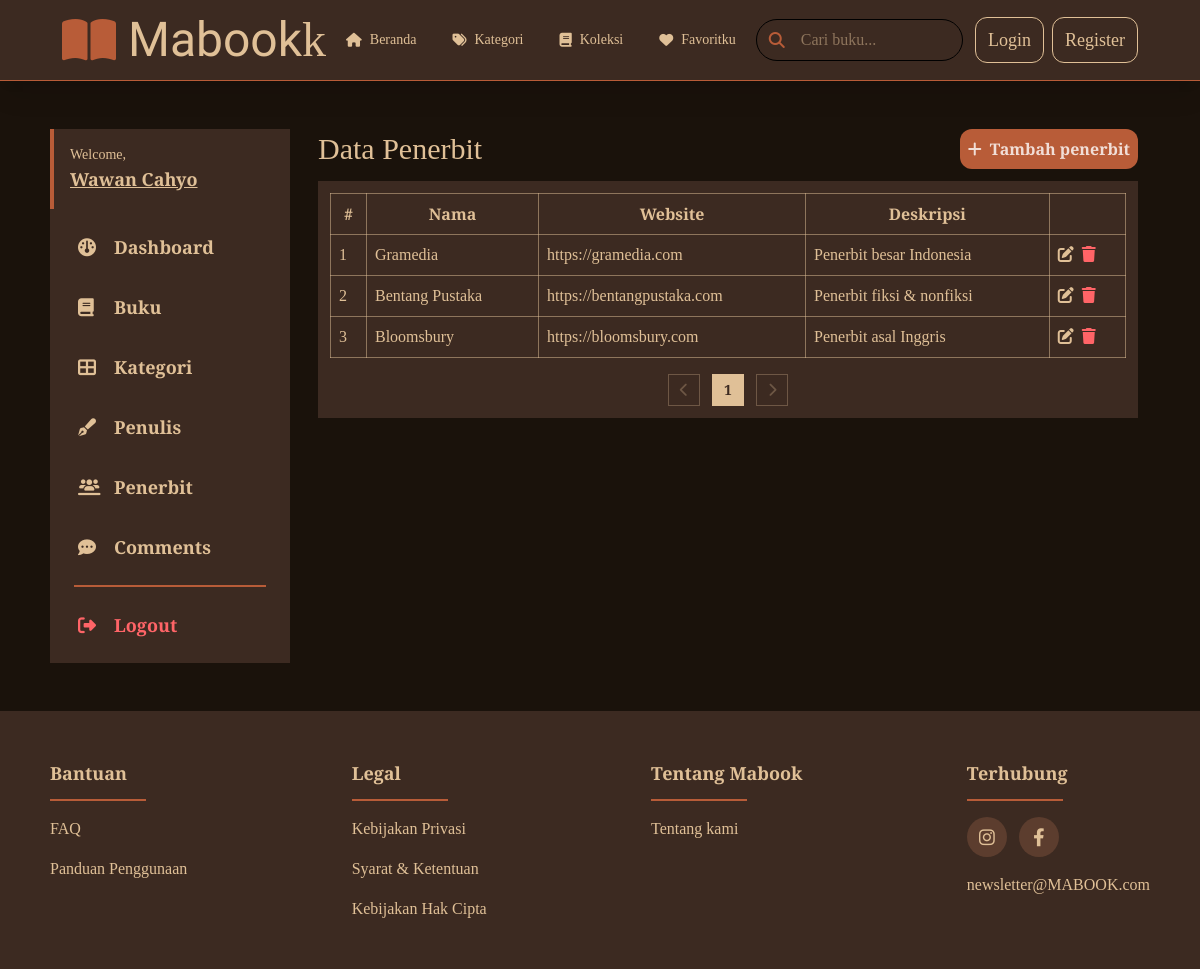
Page /admin/publishers.php on the committed database.
### tables this page shows
CREATE TABLE `publishers` (
  `id` bigint UNSIGNED NOT NULL,
  `name` varchar(255) NOT NULL,
  `website` varchar(255) DEFAULT NULL,
  `description` mediumtext,
  `created_at` datetime NOT NULL
);

### functions/publishers.php (called while the page is built, shortened)
<?php
require_once __DIR__ . '/../config/db.php';
function listPublishers($filters, $pagination)
{
    global $conn;
    $whereQuery = "";
    $params = [];
    $types = [];
    $limit = $pagination['limit'] ?? 10;
    $page = $pagination['page'] ?? 1;
    $offset = ($page - 1) * $limit;
    $sql = "SELECT * FROM publishers $whereQuery ORDER BY created_at DESC LIMIT ? OFFSET ?";
    $stmt = $conn->prepare($sql);
    $allParams = array_merge($params, [$limit, $offset]);
    $typeString = implode("", $types) . 'ii';
    $stmt->bind_param($typeString, ...$allParams);
    $stmt->execute();
    return $stmt->get_result()->fetch_all(MYSQLI_ASSOC);
}
function countPublishers($filters)
{
    global $conn;
    $whereQuery = "";
    $stmt = $conn->prepare("SELECT COUNT(*) AS total FROM publishers $whereQuery");
    $stmt->execute();
    $data = $stmt->get_result()->fetch_assoc();
    return $data['total'] ?? 0;
}

### admin/publishers.php (the view, shortened to what this page needs)
<?php require_once(__DIR__ . '/../functions/publishers.php') ?>
<?php
$filters = [];
$page = $_GET['page'] ?? 1;
$limit = $_GET['limit'] ?? 10;
$publishers = listPublishers($filters, ['page' => $page, 'limit' => $limit]);
$countPublishers = countPublishers($filters);
$totalPage = ceil($countPublishers / $limit);
?>
<!DOCTYPE html>
<html lang="en">
<head>
    <link rel="stylesheet" href="https://cdnjs.cloudflare.com/ajax/libs/font-awesome/6.4.0/css/all.min.css">
    <link rel="stylesheet" href="/mabook/src/output.css">
</head>
<body class="bg-[url('https://www.transparenttextures.com/patterns/black-paper.png')] bg-[#1A120B]">
    <?php require_once(__DIR__ . '/../include/header.php') ?>
    <div class="w-11/12 max-w-[1200px] mx-auto mt-12 flex items-start gap-4 relative">
        <?php require_once(__DIR__ . '/../include/admin-sidebar.php') ?>
        <div class="w-full px-3">
            <div>
                <div class="font-crimson text-mabook-light flex justify-between items-center">
                    <div class="text-3xl">Data Penerbit</div>
                    <a href="publisher-create.php" class="bg-mabook-midtone text-white/80 p-2 rounded-xl duration-200 hover:-translate-y-0.5 active:translate-y-1">
                        <div class="flex gap-2 items-center font-semibold">
                            <i class="fas fa-plus"></i>
                            Tambah penerbit
                        </div>
                    </a>
                </div>
                <div class="bg-mabook-primary w-full p-3 mt-3">
                    <table class="border-collapse border border-mabook-light/40 table-auto w-full font-crimson text-mabook-light">
                        <thead>
                            <tr>
                                <th class="p-2 border border-mabook-light/50">#</th>
                                <th class="p-2 border border-mabook-light/50">Nama</th>
                                <th class="p-2 border border-mabook-light/50">Website</th>
                                <th class="p-2 border border-mabook-light/50">Deskripsi</th>
                                <th class="p-2 border border-mabook-light/50"></th>
                            </tr>
                        </thead>
                        <tbody>
                            <?php foreach ($publishers as $index => $publisher): ?>
                                <tr>
                                    <td class="p-2 border border-mabook-light/50"><?= $index + 1 ?></td>
                                    <td class="p-2 border border-mabook-light/50"><?= $publisher['name'] ?></td>
                                    <td class="p-2 border border-mabook-light/50"><?= $publisher['website'] ?></td>
                                    <td class="p-2 border border-mabook-light/50"><?= $publisher['description'] ?></td>
                                    <td class="p-2 border border-mabook-light/50">
                                        <div class="flex gap-2">
                                            <a href="publisher-update.php?id=<?= $publisher['id'] ?>"><i class="fas fa-edit"></i></a>
                                            <form action="#" method="POST" onsubmit="return confirm('Anda yakin?')">
                                                <button type="submit" class="cursor-pointer" onclick=""><i class="fas fa-trash text-red-400"></i></button>
                                            </form>
                                        </div>
                                    </td>
                                </tr>
                            <?php endforeach; ?>
                        </tbody>
                    </table>
                    <div class="flex gap-3 justify-center mt-4">
                        <button onclick="window.location='publishers.php?page=<?= $page - 1 ?>'" <?= $page <= 1 ? 'disabled' : '' ?> class="mabook-pagination-item disabled:!border-mabook-light/30  disabled:!text-mabook-light/30 cursor-pointer"><i class="fas fa-chevron-left"></i></button>
                        <?php for ($i = 0; $i < $totalPage; $i++): ?>
                            <a href="publishers.php?page=<?= $i + 1 ?>" class="mabook-pagination-item <?= $page == $i + 1 ? '!bg-mabook-light !text-mabook-primary' : '' ?>"><?= $i + 1 ?></a>
                        <?php endfor; ?>
                        <button onclick="window.location='publishers.php?page=<?= $page + 1 ?>'" <?= $page >= $totalPage ? 'disabled' : '' ?> class="mabook-pagination-item disabled:!border-mabook-light/30  disabled:!text-mabook-light/30 cursor-pointer"><i class="fas fa-chevron-right"></i></button>
                    </div>
                </div>
            </div>
        </div>
    </div>
    <?php require_once(__DIR__ . '/../include/footer.php') ?>
</body>
</html>

### rows in the picture
publishers: name "Gramedia", website "https://gramedia.com", description "Penerbit besar Indonesia"
publishers: name "Bentang Pustaka", website "https://bentangpustaka.com", description "Penerbit fiksi & nonfiksi"
publishers: name "Bloomsbury", website "https://bloomsbury.com", description "Penerbit asal Inggris"

### other values in the picture
$menu['label'] "Beranda"
$menu['label'] "Kategori"
$menu['label'] "Koleksi"
$menu['label'] "Favoritku"
